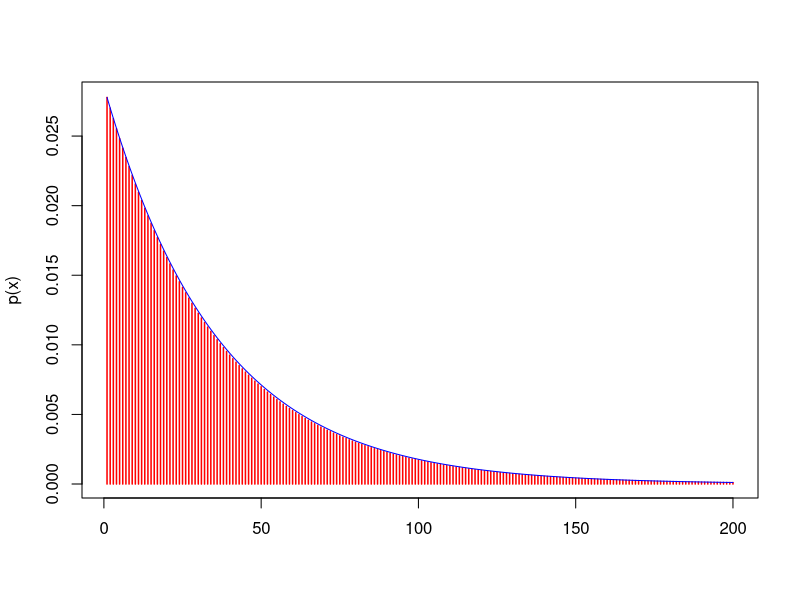
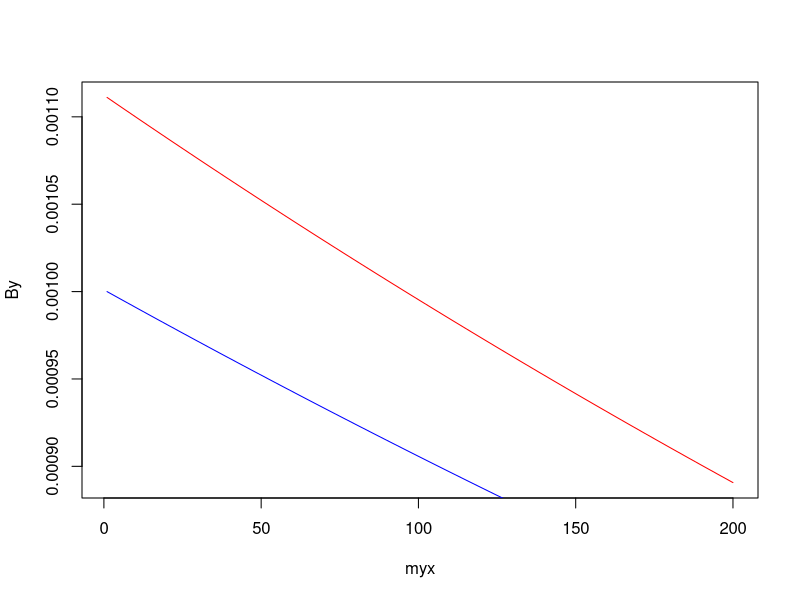

Here is the R script that generated these plots, in order:
# 1 d)
myx = seq(1,200,1)
geomy = dgeom(myx-1, prob=1/36)
plot(myx, geomy, type="h", col="red", lwd=1.5, xlab = "", ylab = "p(x)")

myx = seq(1,200,1)
expoy = dexp(myx-1, rate=1/36)
lines(expoy, co="blue")
#plot(myx, geomy, type="h", col="red", lwd=1.5, xlab = "", ylab = "p(x)")

# 2 b)
myx = seq(1,200,1)
Ay = dexp(myx-1, rate=1/100)
By = dexp(myx-1, rate=1/900)
Zy = dexp(myx-1, rate=1/1000)
plot(myx, By, type="l", col="red")
lines(Zy, co="blue")
lines(Ay, co="green")

# 2 c)
n=10^3
m=10^3
N=n*m
#i
Ax = rexp(N, rate=(1/100))
Bx = rexp(N, rate=(1/900))
#ii
ABx = cbind(Ax,Bx)
U = pmin(Ax, Bx)
Z = 1*(Bx>Ax)
U_output = sort(U, index.return=TRUE)
U_sort = U_output$x
U_idx = U_output$ix
Z_sorted = Z[order(U_idx)]
V = c(1:m)
for (j in 1:n){
    for (i in 1:m) {
        V[j] = V[j] + U_sort[m*(j-1)+i] 
    }
    V[j] = (1/m)*V[j]
}







